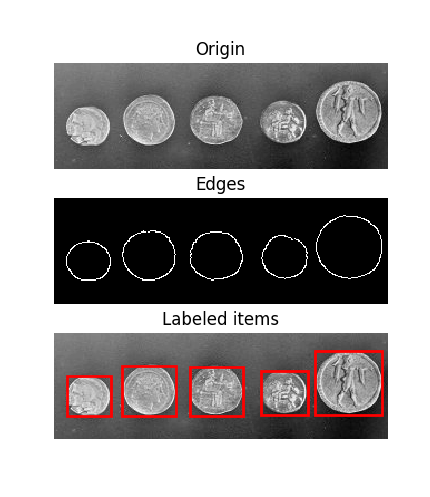

Source code (Python):
#
# https://www.ncbi.nlm.nih.gov/pmc/articles/PMC4081273/
#

from skimage import data, io, filter
import numpy as np
import matplotlib.pyplot as plt

# Label image regions.
from skimage.measure import regionprops
import matplotlib.patches as mpatches
from skimage.morphology import label

# Load a small section of the image.
image = data.coins()[0:95, 70:370]

fig, axes = plt.subplots(
              ncols=1, 
              nrows=3,
              figsize=(8, 4))

ax0, ax1, ax2  = axes.flat

ax0.imshow(image, cmap=plt.cm.gray)
ax0.set_title('Origin', fontsize=12)
ax0.axis('off')

from skimage.feature import canny

edges = canny(
          image, 
          sigma=3,
          low_threshold=10,
          high_threshold=80)

ax1.imshow(edges, cmap=plt.cm.gray)
ax1.set_title('Edges', fontsize=12)
ax1.axis('off')

label_image = label(edges)

ax2.imshow(image, cmap=plt.cm.gray)
ax2.set_title('Labeled items', fontsize=12)
ax2.axis('off')

for region in regionprops(label_image):
    # Draw rectangle around segmented coins.
    minr, minc, maxr, maxc = region.bbox
    rect = mpatches.Rectangle(
            (minc, minr),
            maxc - minc,
            maxr - minr,
            fill=False,
            edgecolor='red',
            linewidth=2)
    ax2.add_patch(rect)

#plt.tight_layout()
plt.show()
